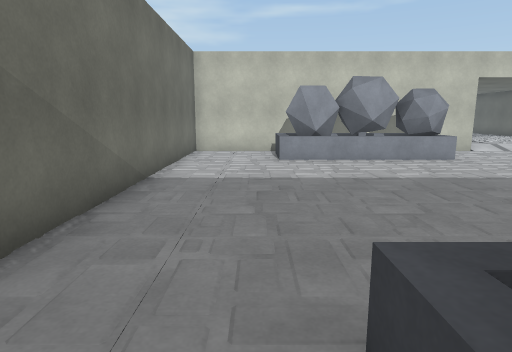
view 1 (above)

22 first-person views from a walk through a scene from a Unity 3-D project. The camera is 1.3 m above the floor, tilts 10° down and sees 75° across. The floor is counted in squares, 0.95 m on a side. Each view is taken from the middle of a square. On the plan, view 1 faces up. The plan holds only what a view shows up to about 15 squares ahead; the rest is blank. The place goes on beyond the plan. The player is left out.

view 2
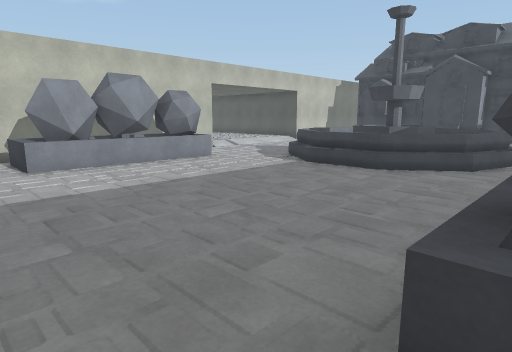

view 3
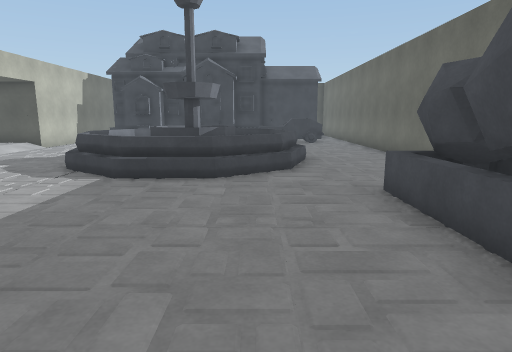

view 4
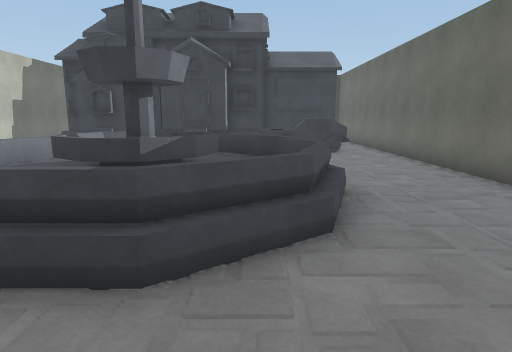

view 5
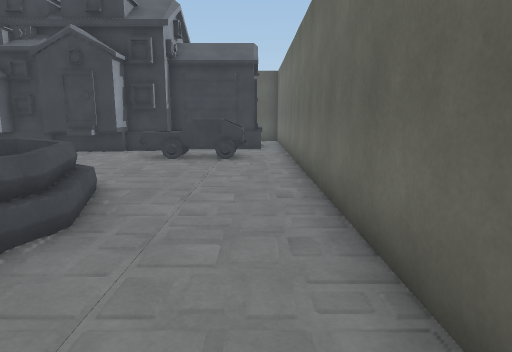

view 6
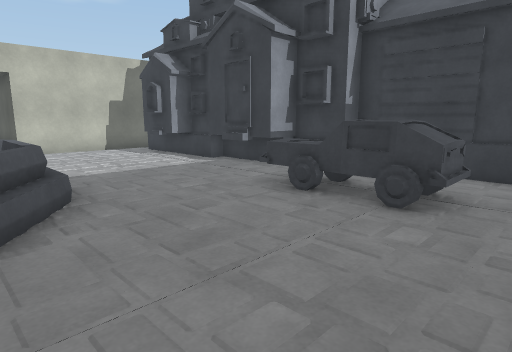

view 7
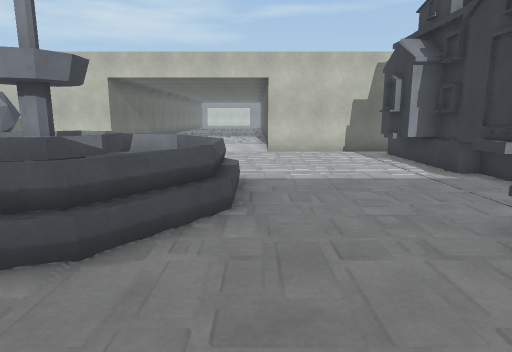

view 8
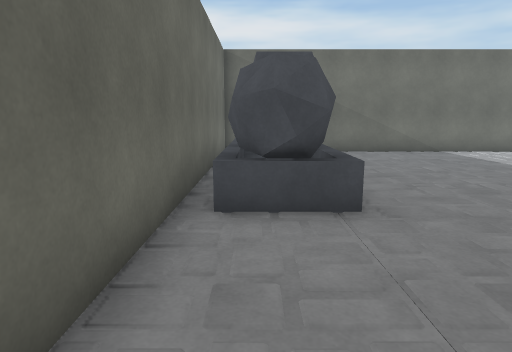

view 9
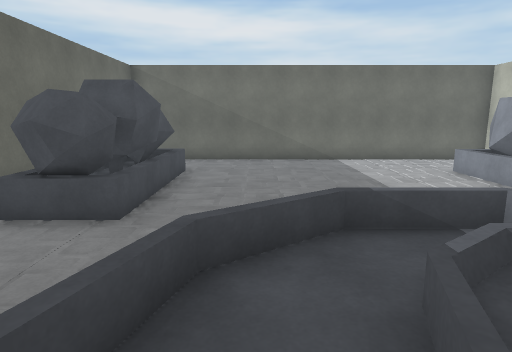

view 10
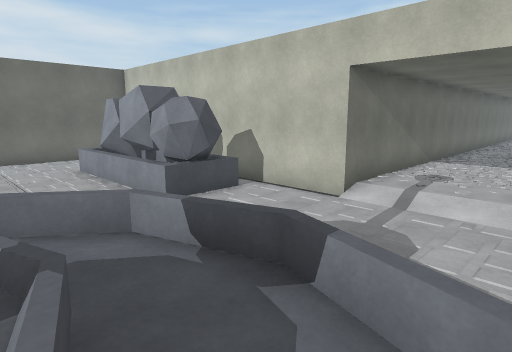

view 11
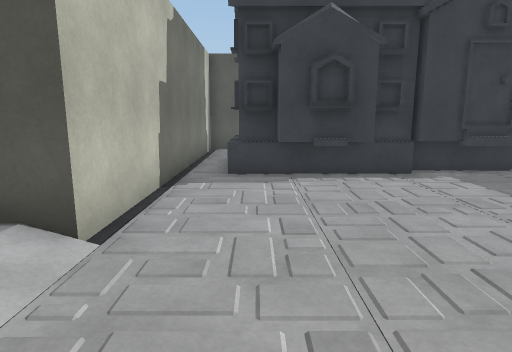

view 12
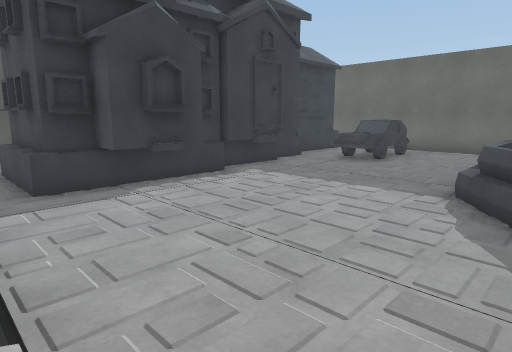

view 13
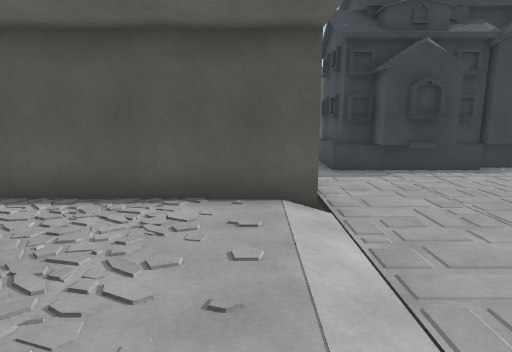

view 14
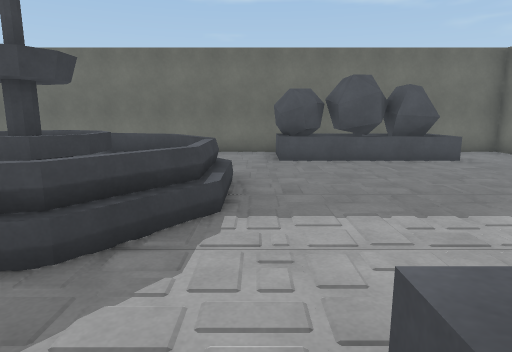

view 15
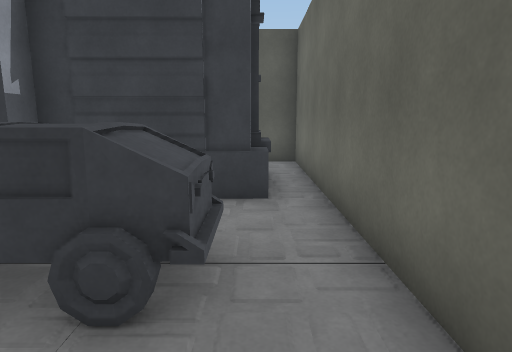

view 16
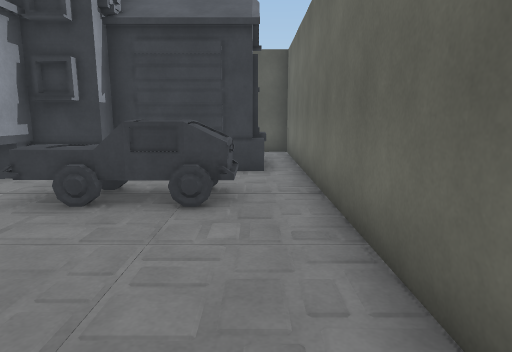

view 17
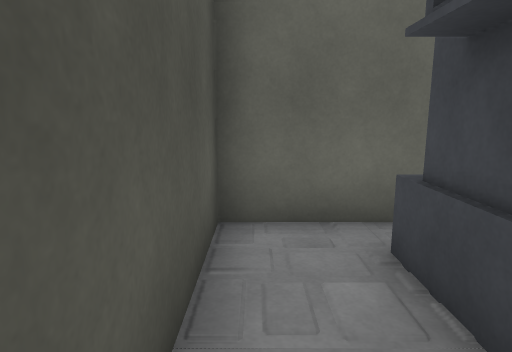

view 18
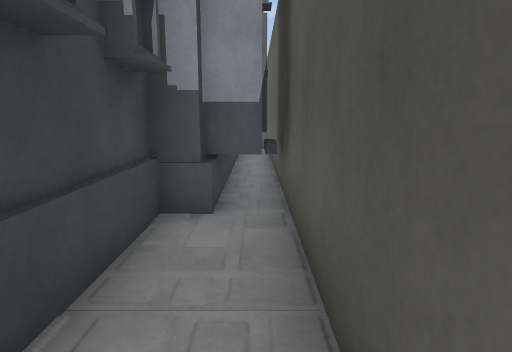

view 19
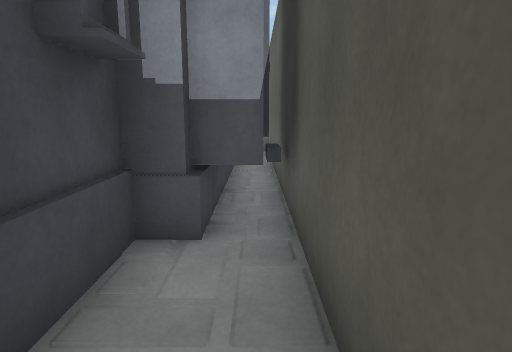

view 20
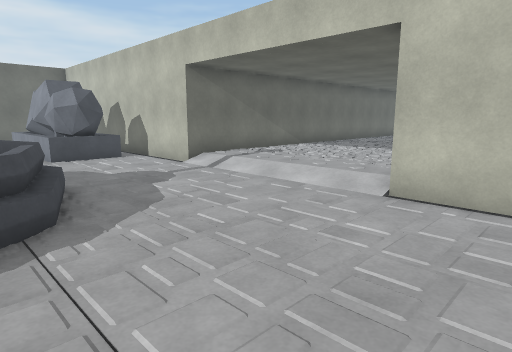

view 21
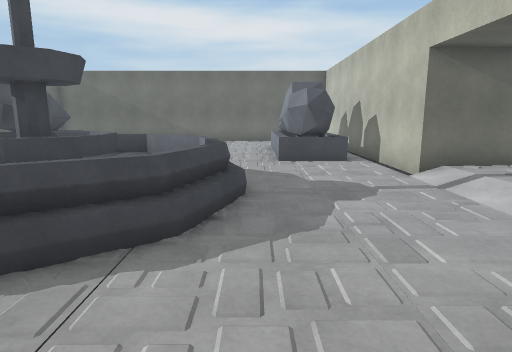

view 22
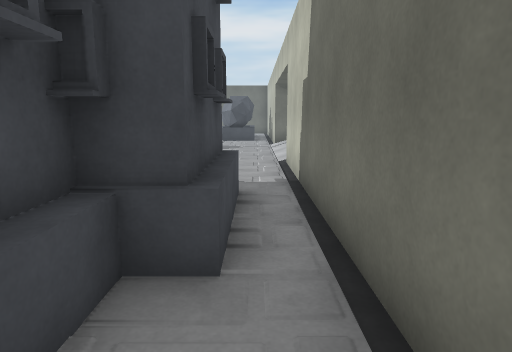

### Floor plan
Key: @ floor where view 1 was taken; # wall or solid block; . main floor; : floor 0.25 m higher than the main floor; + floor 0.5 m higher than the main floor; * floor 1 m higher than the main floor; / step, stairs or slope; H house; O other object.
Columns run from 3 left of view 1 to 27 right of it. Each row starts with its distance up from view 1.
 19             #     #
 18             #:::::#
 17             #::::: #
 16             O      #
 15             #:     #
 14 #############//////############
 13 #...OOOOOO....................#
 12 #...OOOOOO.............H#HHHH.#
 11 #...OOOOOO............HHH H# .#
 10 #............./.......HH     .#
  9 #...........+  //......H     .#
  8 #...........     /.....HH    .#
  7 #..........+ OOO+ .....HH     #
  6 #..........+ OOO  .....HH   HH#
  5 #..........* OOO /......#   HH#
  4 #........../   + /...OO.####HH#
  3 #...........// //....OO..###..#
  2 #....................OO..###..#
  1 #...OOOOOO...........OO..###..#
  0 #..@OOOOOO...............###..#
 -1 #..   ........................#
 -2 ###############################

Positions as (right, up) in squares from view 1, and headings:
1: (0, 0), facing up
2: (-1, 1), facing up-right
3: (0, 4), facing right
4: (5, 4), facing right
5: (7, 0), facing right
6: (13, -1), facing up-right
7: (15, 0), facing up
8: (11, 0), facing left
9: (12, 4), facing left
10: (13, 7), facing up-left
11: (12, 12), facing right
12: (13, 14), facing down-right
13: (10, 15), facing right
14: (7, 12), facing down
15: (16, 0), facing right
16: (13, 0), facing right
17: (26, 3), facing down
18: (26, -1), facing up
19: (26, 0), facing up
20: (18, 8), facing up-left
21: (17, 10), facing left
22: (26, 13), facing left
